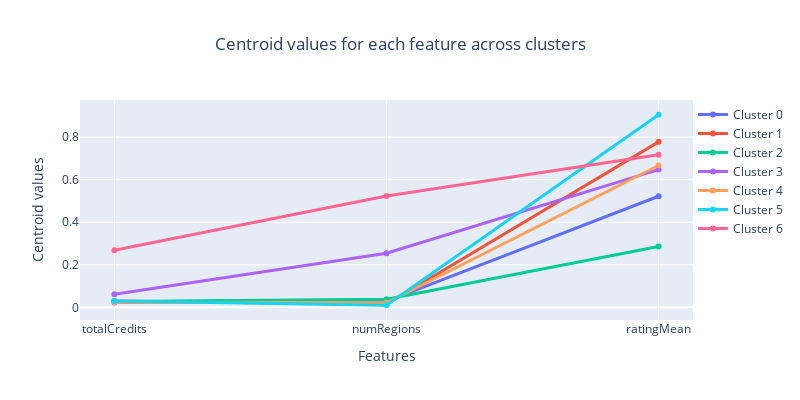

The cell this chart's notebook holds for it:
### Code cell
import plotly.graph_objects as go

# Crea una figura vuota
fig = go.Figure()

# Aggiungi una linea per ogni centroide del cluster
for i, center in enumerate(kmeans.cluster_centers_):
    fig.add_trace(go.Scatter(
        x=list(df_cut.columns),
        y=center,
        mode='lines+markers',
        name=f'Cluster {i}',
        line=dict(width=3)
    ))

# Imposta il titolo e le etichette
fig.update_layout(
    title="Centroid values for each feature across clusters",
    xaxis_title="Features",
    yaxis_title="Centroid values",
    legend=dict(x=1, y=1),
    width=800, height=400
)

# Aggiungi la griglia all'asse y
fig.update_yaxes(showgrid=True)
fig.update_layout(title_x=0.5)

# Mostra il grafico
fig.show()

### Figure 1 — Plotly figure (JSON) as saved in the notebook; plotly's stock layout.template omitted (floating-point values rounded to 4 significant figures)
{"data": [{"line": {"width": 3}, "mode": "lines+markers", "name": "Cluster 0", "type": "scatter", "x": ["totalCredits", "numRegions", "ratingMean"], "y": [0.02242, 0.02842, 0.5222]}, {"line": {"width": 3}, "mode": "lines+markers", "name": "Cluster 1", "type": "scatter", "x": ["totalCredits", "numRegions", "ratingMean"], "y": [0.02987, 0.01502, 0.7778]}, {"line": {"width": 3}, "mode": "lines+markers", "name": "Cluster 2", "type": "scatter", "x": ["totalCredits", "numRegions", "ratingMean"], "y": [0.02754, 0.03822, 0.2858]}, {"line": {"width": 3}, "mode": "lines+markers", "name": "Cluster 3", "type": "scatter", "x": ["totalCredits", "numRegions", "ratingMean"], "y": [0.06166, 0.2547, 0.6476]}, {"line": {"width": 3}, "mode": "lines+markers", "name": "Cluster 4", "type": "scatter", "x": ["totalCredits", "numRegions", "ratingMean"], "y": [0.02389, 0.02165, 0.6667]}, {"line": {"width": 3}, "mode": "lines+markers", "name": "Cluster 5", "type": "scatter", "x": ["totalCredits", "numRegions", "ratingMean"], "y": [0.02987, 0.009966, 0.9052]}, {"line": {"width": 3}, "mode": "lines+markers", "name": "Cluster 6", "type": "scatter", "x": ["totalCredits", "numRegions", "ratingMean"], "y": [0.2681, 0.5231, 0.7174]}], "layout": {"height": 400, "legend": {"x": 1, "y": 1}, "title": {"text": "Centroid values for each feature across clusters", "x": 0.5}, "width": 800, "xaxis": {"title": {"text": "Features"}}, "yaxis": {"showgrid": true, "title": {"text": "Centroid values"}}}}
